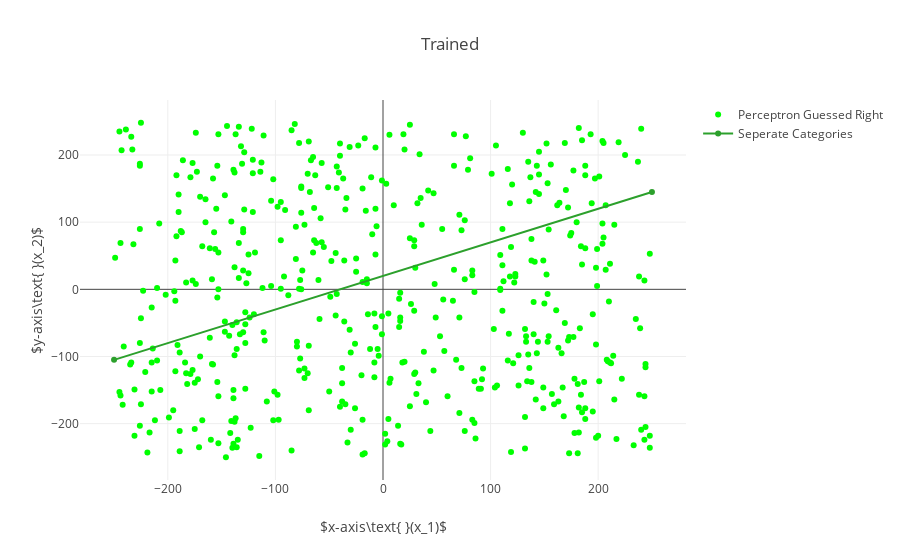

Notebook source saved alongside this figure:
### Markdown cell above
Now let's see how the perceptron performs now

### Code cell
c = np.empty(shape=(0, 2))
w = np.empty(shape=(0, 2))

# Display the Perceptrons' predictions
# The predictions are correct because the perceptrons has been trained
for point, label in zip(points, labels):
    guess = perceptron.predict(point)
    
    if guess == label:
        c = np.append(c, np.array([point]), axis=0)
    else:
        w = np.append(w, np.array([point]), axis=0)

correct = go.Scatter(
    x = c[:, [0]].flatten(),
    y = c[:, [1]].flatten(),
    mode = 'markers',
    marker = dict(
        symbol = 'circle',
        color = 'rgb(0, 255, 0)'
    ),
    name = 'Perceptron Guessed Right'   
)

wrong = go.Scatter(
    x = w[:, [0]].flatten(),
    y = w[:, [1]].flatten(),
    mode = 'markers',
    marker = dict(
        symbol = 'circle',
        color = 'rgb(255, 0, 0)'
    ),
    name = 'Perceptron Guessed Wrong'  
)

layout.title = 'Trained'
fig = go.Figure(data=[correct, wrong, line], layout=layout)
plt.iplot(fig)

### Figure 1 — Plotly figure (JSON) as saved in the notebook; plotly's stock layout.template omitted (floating-point values rounded to 4 significant figures; data arrays with more than 128 entries replaced by an {"elided": "..."} marker saying what was removed)
{"data": [{"marker": {"color": "rgb(0, 255, 0)", "symbol": "circle"}, "mode": "markers", "name": "Perceptron Guessed Right", "type": "scatter", "uid": "73927d3c-9755-4e09-bc4e-b75dcc484967", "x": {"elided": "500 int values"}, "y": {"elided": "500 int values"}}, {"marker": {"color": "rgb(255, 0, 0)", "symbol": "circle"}, "mode": "markers", "name": "Perceptron Guessed Wrong", "type": "scatter", "uid": "a166249f-34cf-4556-8d02-e4ae68723b14", "x": [], "y": []}, {"name": "Seperate Categories", "type": "scatter", "uid": "101885d4-025c-4451-bdbe-097cf0155d8e", "x": [-250, 250], "y": [-105, 145]}], "layout": {"autosize": true, "title": "Trained", "xaxis": {"autorange": true, "range": [-283.7, 283.7], "title": "$x-axis\\text{ }(x_1)$", "type": "linear"}, "yaxis": {"autorange": true, "range": [-286.5, 284.5], "title": "$y-axis\\text{ }(x_2)$", "type": "linear"}}}
